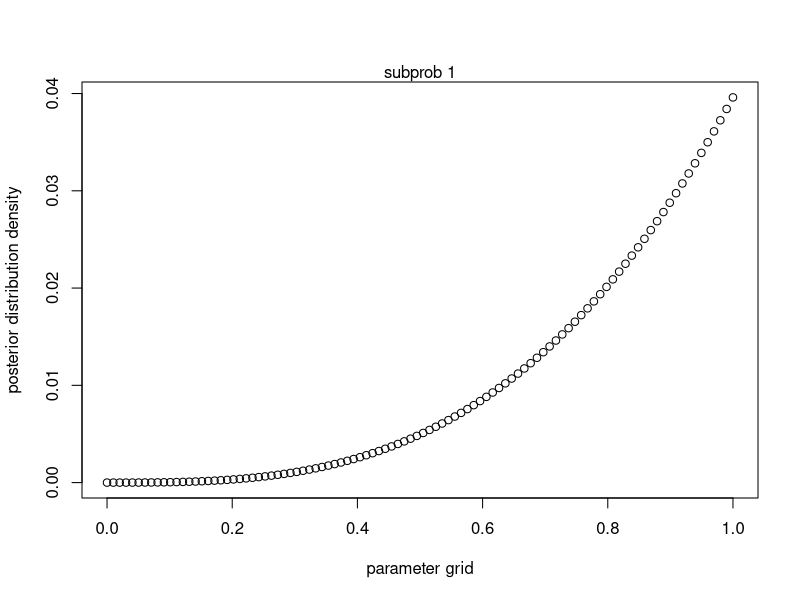
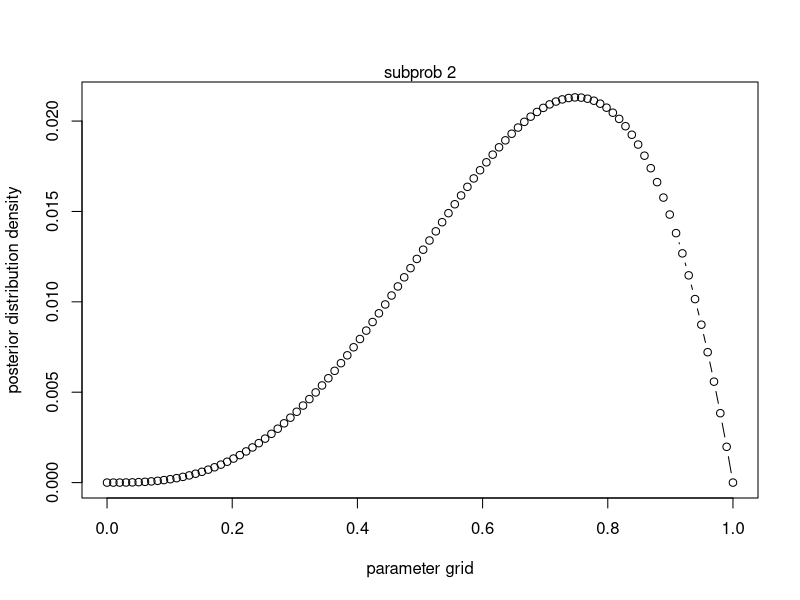
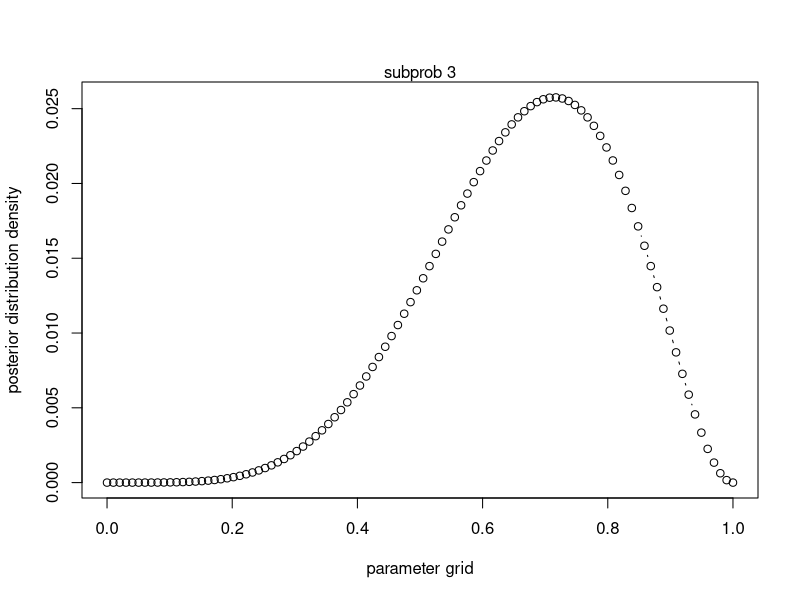
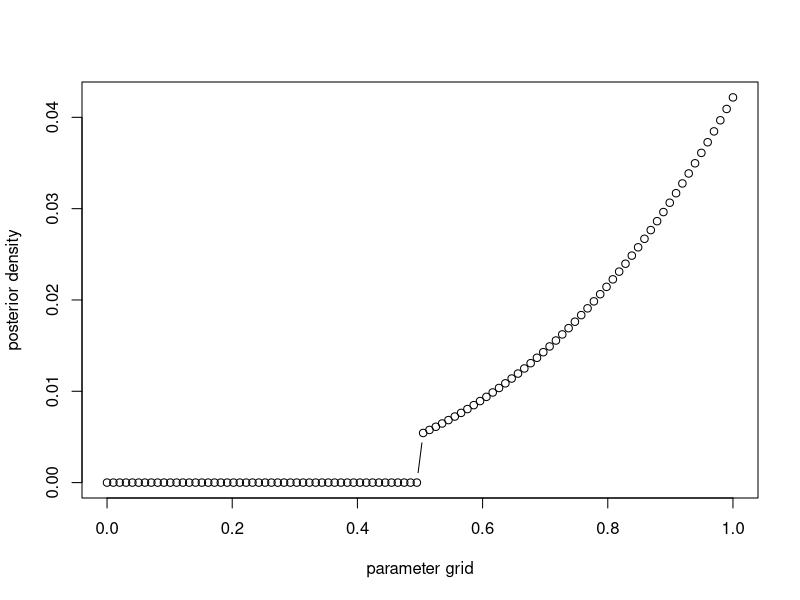
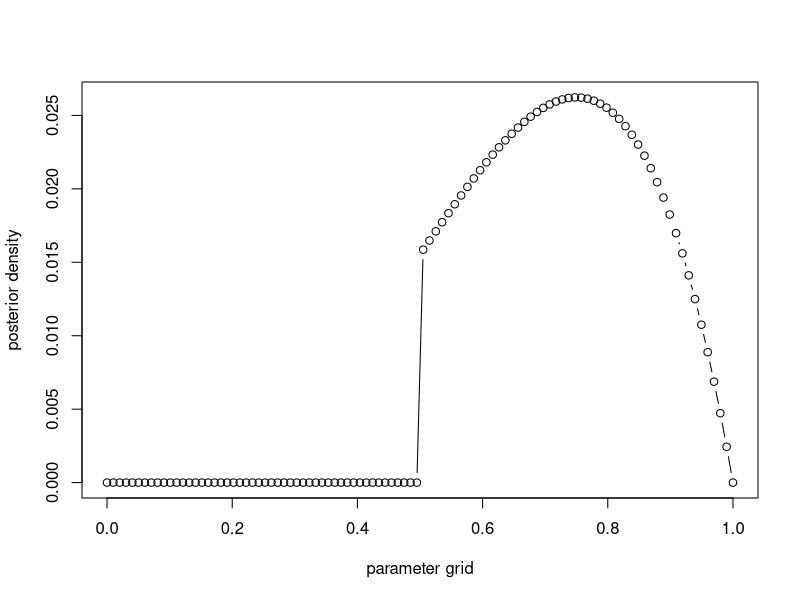
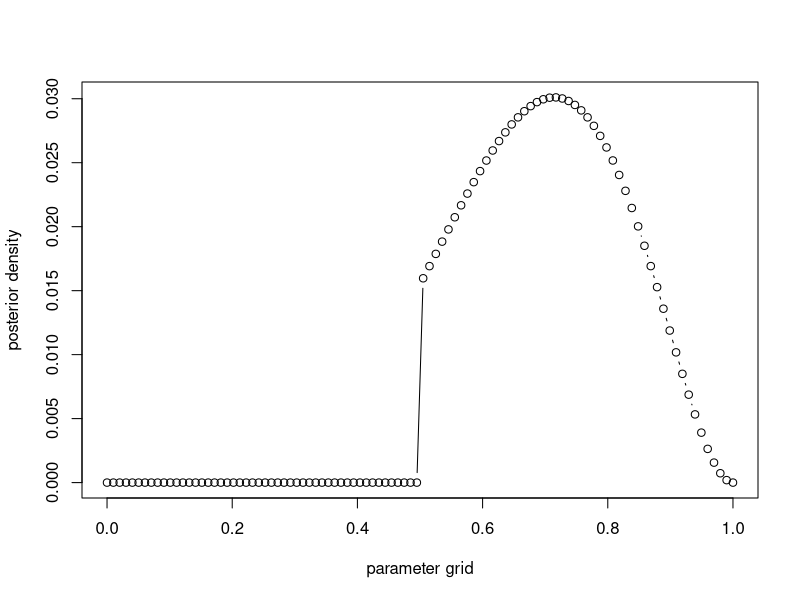

These figures' R source, in order:
# PROBLEM SET YEET
# 2E1. -> 1
# 2E2. -> 3
# 2E3. -> 1
# 2E4. To state "the probability of water is 0.7" is to state that in the -->
# infinite set of all possible events, given that each event occurs equally, a -->
# proportion, 0.7 of these events are water. The other 0.3, given how we set up -->
# the system, are land. -->

########################################
# 2M1. Globe tossing, uniform prior, Grid approximate: -->

binom_grid <- function(slug, grid_size, binom_successes, binom_size) {
	p_grid = seq(from=0, to=1, length.out=grid_size)
	prior <- rep(1, grid_size)

	likelihood = dbinom(binom_successes, size=binom_size, p_grid)
	unstd.posterior <- prior *  likelihood
	posterior = unstd.posterior / sum(unstd.posterior)


	plot(
		p_grid,
		posterior,
		xlab='parameter grid',
		ylab='posterior distribution density',
		type="b"
	    )

	mtext(slug)
}

# 1. `W,W,W` -->
binom_grid("subprob 1", 100, 3, 3)

# 2. `W,W,W,L` -->
binom_grid("subprob 2", 100, 3, 4)

# 3. `L,W,W,L,W,W,W` -->
binom_grid("subprob 3", 100, 5, 7)

########################################
# 2M2. Step Prior

step_bgrid <- function(slug, b_success, b_size) {
	p_grid = seq(from=0, to=1, length.out=100)
	prior <-  ifelse(p_grid < .5, 0, 1)
	prior <- prior / sum(prior)


	likelihood <- dbinom(b_success, b_size, prob=p_grid)
	unstd.posterior <- prior * likelihood
	posterior <- unstd.posterior / sum(unstd.posterior)

	plot(
	     p_grid,
	     posterior,
	     xlab='parameter grid',
	     ylab='posterior density',
	     type='b',
	)
}

# 1. `W,W,W` -->
step_bgrid("subprob 1",  3, 3)

# 2. `W,W,W,L` -->
step_bgrid("subprob 2",  3, 4)

# 3. `L,W,W,L,W,W,W` -->
step_bgrid("subprob 3",  5, 7)


########################################
# 2M3.
# Parameter: Earth or Mars?

# Flat prior
GRID_SIZE = 100
p_grid <- seq(from=0, to=1, length.out=GRID_SIZE)

# Since we don't know which planet, assume flat prior
prior <- rep(1, GRID_SIZE)

# Likelihood is binomial, since it's earth/mars

# Pr(W | Earth) = .7
# Pr(W | Mars) = 0

# Want: Pr(Earth | L)

## Prior of "Earth"", update with observation, normalize.
# Pr(Earth | L) = [Pr(Earth) * Pr(L | Earth)] / Pr(L)
# > .5 * .3
# [1] 0.15
# > (.5 * .3) / (1.3 / 2)
# [1] 0.2307692

########################################
# 2M4.
# Three cards
# A: Two black sides
# B: One black, one white
# C: Two white sides

# Observation: black is facing up.
# Find: probability that other side is black.

# Six sides,
# Count(C) <- 0
# Count(B) <- 1
# Count(A) <- 2

# Situation: A or B, We're done. No further choices.
# Two ways to get A, so it's (2/3), since A has twice the ways to get to our
# observation

# 2M5
# Cards: B/B, B/W, W/W, B/B

# Observation: draw, black face up. Probability that other side is black?

# Count(B/B) <- 2
# Count(B/B) <- 2
# Count(B/W) <- 1
# Count(W/W) <- 0

# -> 4 / 5, since top 2 can produce a black flip, and no others can.

# 2M6

# Ways to pull | Ways to be black face up | Multiply
# B/B -> 1    -> 2                       -> 2
# B/W -> 2    -> 1                       -> 2
# W/W -> 3    -> 0                       -> 0

# Pr(Black | Pulled black) = 2 / 4 =  .5

# 2M7
#   draw  black up   draw B/W White up
# B/B -> 1 -> 2   ->  1
#                    W/W White up
#                 ->  2
#                    W/W White up
# B/W -> 1 -> 1   ->  2
#                    B/W White up
# W/W -> 1 -> 0 ->   1

# Ways Other side black = 2 + 4 = 6
# Other ways -> 2

# 6 / 8 = 0.75

# 2H1.

# Parameter: What species of panda?

# Pr(Twins | A) = 0.1
# Pr(Twins | B)  = 0.2

# Want: Pr(Twins | LastBirth == Twins)

# Pr(B | Twins) = [ Pr(Twins | B) * Pr(B) ] / Pr(Twins)
# Pr(B | Twins) = (0.2 * 0.5) / 0.15 = 2 / 3

# Pr(A | Twins) = [ Pr(Twins | A) * Pr(A) ] / Pr(Twins)
# Pr(A | Twins) = [ 0.1 * .5 ] / 0.15 = 1 / 3

# Pr(Twins | LastBirth == Twins)

# Priors   Twins       Twins again
#  A  .5    -> 1/ 3    -> [(1 / 3) * .1] -> 1 / 30
#  B  .5    -> 2 / 3   -> [(2 / 3) * .2] -> 4 / 30

# 5 / 30 -> 1 / 6

# 2H2
# 1/ 3

# 2H3.

# Observed: twins, not twins
# Want: P(A | (twins, not twins))

prior <- c(1, 1)

a_likelihood <- (.1 * (1 - .1))
b_likelihood <- (.2 * (1 - .2))

p_grid <- c(1, 1) # "Pandaness"
likelihood <- c(a_likelihood, b_likelihood)

birth_posterior <- ( prior * likelihood  )
birth_posterior <- birth_posterior / sum(birth_posterior)

birth_posterior[1]

# 2H4

# P(A | tests A) = P(A) * P(Tests A | A) / P(Tests A)

p_a <- (.5 * .8) / (.5 * .8 + .5 * .35) # Denom is weighted average of "A"

p_grid <- c(1, 1) # "Species-icity"
prior <- c(p_a, 1 - p_a)

# Single round of inference
a_likelihood <- (.1 * (1 - .1))
b_likelihood <- (.2 * (1 - .2))
likelihood <- c(a_likelihood, b_likelihood)
posterior <- prior * likelihood
posterior <- posterior / sum(posterior)


posterior[1]
